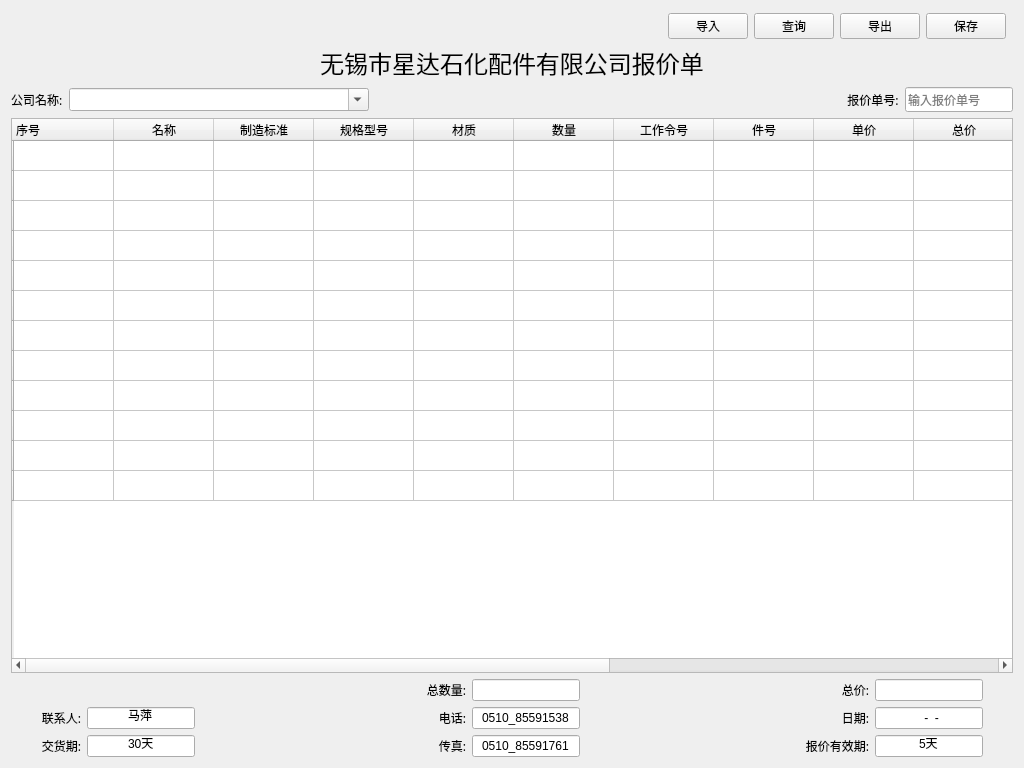
<?xml version="1.0" encoding="UTF-8"?>
<ui version="4.0">
 <class>Fquote</class>
 <widget class="QWidget" name="Fquote">
  <property name="geometry">
   <rect>
    <x>0</x>
    <y>0</y>
    <width>1024</width>
    <height>768</height>
   </rect>
  </property>
  <property name="windowTitle">
   <string>报价单</string>
  </property>
  <property name="layoutDirection">
   <enum>Qt::LeftToRight</enum>
  </property>
  <layout class="QGridLayout" name="gridLayout_2">
   <item row="0" column="0">
    <layout class="QVBoxLayout" name="verticalLayout">
     <item>
      <layout class="QHBoxLayout" name="horizontalLayout">
       <property name="topMargin">
        <number>2</number>
       </property>
       <property name="rightMargin">
        <number>7</number>
       </property>
       <item>
        <spacer name="horizontalSpacer">
         <property name="orientation">
          <enum>Qt::Horizontal</enum>
         </property>
         <property name="sizeHint" stdset="0">
          <size>
           <width>678</width>
           <height>20</height>
          </size>
         </property>
        </spacer>
       </item>
       <item>
        <widget class="QPushButton" name="PBnew">
         <property name="text">
          <string>导入</string>
         </property>
         <property name="icon">
          <iconset resource="../erp.qrc">
           <normaloff>:/png/images/add.png</normaloff>:/png/images/add.png</iconset>
         </property>
        </widget>
       </item>
       <item>
        <widget class="QPushButton" name="PBquery">
         <property name="text">
          <string>查询</string>
         </property>
         <property name="icon">
          <iconset resource="../erp.qrc">
           <normaloff>:/png/images/file_manager.png</normaloff>:/png/images/file_manager.png</iconset>
         </property>
        </widget>
       </item>
       <item>
        <widget class="QPushButton" name="PBexport">
         <property name="text">
          <string>导出</string>
         </property>
         <property name="icon">
          <iconset resource="../erp.qrc">
           <normaloff>:/png/images/export.png</normaloff>:/png/images/export.png</iconset>
         </property>
        </widget>
       </item>
       <item>
        <widget class="QPushButton" name="PBsave">
         <property name="text">
          <string>保存</string>
         </property>
         <property name="icon">
          <iconset resource="../erp.qrc">
           <normaloff>:/png/images/save.ico</normaloff>:/png/images/save.ico</iconset>
         </property>
        </widget>
       </item>
      </layout>
     </item>
     <item>
      <widget class="QLabel" name="label">
       <property name="font">
        <font>
         <family>微软雅黑</family>
         <pointsize>18</pointsize>
        </font>
       </property>
       <property name="text">
        <string>无锡市星达石化配件有限公司报价单</string>
       </property>
       <property name="alignment">
        <set>Qt::AlignCenter</set>
       </property>
      </widget>
     </item>
     <item>
      <layout class="QHBoxLayout" name="horizontalLayout_2" stretch="0,0,3,0,0">
       <item>
        <widget class="QLabel" name="label_11">
         <property name="font">
          <font>
           <family>微软雅黑</family>
           <pointsize>9</pointsize>
          </font>
         </property>
         <property name="text">
          <string>公司名称:</string>
         </property>
        </widget>
       </item>
       <item>
        <widget class="QComboBox" name="CBcorporate">
         <property name="minimumSize">
          <size>
           <width>300</width>
           <height>0</height>
          </size>
         </property>
         <property name="font">
          <font>
           <family>Arial</family>
           <pointsize>10</pointsize>
          </font>
         </property>
         <property name="editable">
          <bool>true</bool>
         </property>
         <property name="currentText">
          <string/>
         </property>
        </widget>
       </item>
       <item>
        <spacer name="horizontalSpacer_2">
         <property name="orientation">
          <enum>Qt::Horizontal</enum>
         </property>
         <property name="sizeHint" stdset="0">
          <size>
           <width>300</width>
           <height>20</height>
          </size>
         </property>
        </spacer>
       </item>
       <item>
        <widget class="QLabel" name="label_12">
         <property name="font">
          <font>
           <family>微软雅黑</family>
           <pointsize>9</pointsize>
          </font>
         </property>
         <property name="text">
          <string>报价单号:</string>
         </property>
         <property name="alignment">
          <set>Qt::AlignCenter</set>
         </property>
        </widget>
       </item>
       <item>
        <widget class="QLineEdit" name="quotationNo">
         <property name="font">
          <font>
           <family>微软雅黑</family>
           <pointsize>9</pointsize>
          </font>
         </property>
         <property name="toolTip">
          <string>报价单号</string>
         </property>
         <property name="statusTip">
          <string/>
         </property>
         <property name="frame">
          <bool>true</bool>
         </property>
         <property name="alignment">
          <set>Qt::AlignLeading|Qt::AlignLeft|Qt::AlignVCenter</set>
         </property>
         <property name="placeholderText">
          <string>输入报价单号</string>
         </property>
         <property name="clearButtonEnabled">
          <bool>true</bool>
         </property>
        </widget>
       </item>
      </layout>
     </item>
    </layout>
   </item>
   <item row="1" column="0">
    <widget class="QTableWidget" name="TWquote">
     <property name="contextMenuPolicy">
      <enum>Qt::CustomContextMenu</enum>
     </property>
     <property name="editTriggers">
      <set>QAbstractItemView::AnyKeyPressed|QAbstractItemView::DoubleClicked|QAbstractItemView::EditKeyPressed|QAbstractItemView::SelectedClicked</set>
     </property>
     <property name="showGrid">
      <bool>true</bool>
     </property>
     <row>
      <property name="text">
       <string/>
      </property>
     </row>
     <row>
      <property name="text">
       <string/>
      </property>
     </row>
     <row>
      <property name="text">
       <string/>
      </property>
     </row>
     <row>
      <property name="text">
       <string/>
      </property>
     </row>
     <row>
      <property name="text">
       <string/>
      </property>
     </row>
     <row>
      <property name="text">
       <string/>
      </property>
     </row>
     <row>
      <property name="text">
       <string/>
      </property>
     </row>
     <row>
      <property name="text">
       <string/>
      </property>
     </row>
     <row>
      <property name="text">
       <string/>
      </property>
     </row>
     <row>
      <property name="text">
       <string/>
      </property>
     </row>
     <row>
      <property name="text">
       <string/>
      </property>
     </row>
     <row>
      <property name="text">
       <string/>
      </property>
     </row>
     <column>
      <property name="text">
       <string>序号</string>
      </property>
      <property name="textAlignment">
       <set>AlignLeading|AlignVCenter</set>
      </property>
     </column>
     <column>
      <property name="text">
       <string>名称</string>
      </property>
     </column>
     <column>
      <property name="text">
       <string>制造标准</string>
      </property>
     </column>
     <column>
      <property name="text">
       <string>规格型号</string>
      </property>
     </column>
     <column>
      <property name="text">
       <string>材质</string>
      </property>
     </column>
     <column>
      <property name="text">
       <string>数量</string>
      </property>
     </column>
     <column>
      <property name="text">
       <string>工作令号</string>
      </property>
     </column>
     <column>
      <property name="text">
       <string>件号</string>
      </property>
     </column>
     <column>
      <property name="text">
       <string>单价</string>
      </property>
     </column>
     <column>
      <property name="text">
       <string>总价</string>
      </property>
     </column>
     <column>
      <property name="text">
       <string>单重</string>
      </property>
     </column>
     <column>
      <property name="text">
       <string>公斤价</string>
      </property>
     </column>
     <column>
      <property name="text">
       <string>加工费</string>
      </property>
     </column>
     <column>
      <property name="text">
       <string>其他费用</string>
      </property>
     </column>
     <column>
      <property name="text">
       <string>备注</string>
      </property>
     </column>
    </widget>
   </item>
   <item row="2" column="0">
    <layout class="QGridLayout" name="gridLayout" columnstretch="0,0,1,1,0,0,2,0,0">
     <property name="leftMargin">
      <number>30</number>
     </property>
     <property name="rightMargin">
      <number>30</number>
     </property>
     <item row="1" column="5">
      <widget class="QLineEdit" name="lineEdit_5">
       <property name="inputMask">
        <string>0000_00000000</string>
       </property>
       <property name="text">
        <string>0510_85591538</string>
       </property>
       <property name="alignment">
        <set>Qt::AlignCenter</set>
       </property>
      </widget>
     </item>
     <item row="0" column="5">
      <widget class="QLineEdit" name="total_quantity">
       <property name="alignment">
        <set>Qt::AlignCenter</set>
       </property>
      </widget>
     </item>
     <item row="2" column="4">
      <widget class="QLabel" name="label_7">
       <property name="font">
        <font>
         <family>微软雅黑</family>
        </font>
       </property>
       <property name="text">
        <string>传真:</string>
       </property>
       <property name="alignment">
        <set>Qt::AlignRight|Qt::AlignTrailing|Qt::AlignVCenter</set>
       </property>
       <property name="buddy">
        <cstring>lineEdit_6</cstring>
       </property>
      </widget>
     </item>
     <item row="0" column="4">
      <widget class="QLabel" name="label_3">
       <property name="font">
        <font>
         <family>微软雅黑</family>
        </font>
       </property>
       <property name="text">
        <string>总数量:</string>
       </property>
       <property name="alignment">
        <set>Qt::AlignRight|Qt::AlignTrailing|Qt::AlignVCenter</set>
       </property>
       <property name="buddy">
        <cstring>total_quantity</cstring>
       </property>
      </widget>
     </item>
     <item row="1" column="6">
      <spacer name="horizontalSpacer_5">
       <property name="orientation">
        <enum>Qt::Horizontal</enum>
       </property>
       <property name="sizeHint" stdset="0">
        <size>
         <width>108</width>
         <height>20</height>
        </size>
       </property>
      </spacer>
     </item>
     <item row="2" column="0">
      <widget class="QLabel" name="label_9">
       <property name="font">
        <font>
         <family>微软雅黑</family>
        </font>
       </property>
       <property name="text">
        <string>交货期:</string>
       </property>
       <property name="alignment">
        <set>Qt::AlignRight|Qt::AlignTrailing|Qt::AlignVCenter</set>
       </property>
       <property name="buddy">
        <cstring>lineEdit_8</cstring>
       </property>
      </widget>
     </item>
     <item row="1" column="0">
      <widget class="QLabel" name="label_5">
       <property name="font">
        <font>
         <family>微软雅黑</family>
        </font>
       </property>
       <property name="text">
        <string>联系人:</string>
       </property>
       <property name="alignment">
        <set>Qt::AlignRight|Qt::AlignTrailing|Qt::AlignVCenter</set>
       </property>
       <property name="buddy">
        <cstring>contact</cstring>
       </property>
      </widget>
     </item>
     <item row="1" column="4">
      <widget class="QLabel" name="label_6">
       <property name="font">
        <font>
         <family>微软雅黑</family>
        </font>
       </property>
       <property name="text">
        <string>电话:</string>
       </property>
       <property name="alignment">
        <set>Qt::AlignRight|Qt::AlignTrailing|Qt::AlignVCenter</set>
       </property>
       <property name="buddy">
        <cstring>lineEdit_5</cstring>
       </property>
      </widget>
     </item>
     <item row="2" column="2" colspan="2">
      <spacer name="horizontalSpacer_4">
       <property name="orientation">
        <enum>Qt::Horizontal</enum>
       </property>
       <property name="sizeHint" stdset="0">
        <size>
         <width>218</width>
         <height>20</height>
        </size>
       </property>
      </spacer>
     </item>
     <item row="0" column="6">
      <spacer name="horizontalSpacer_7">
       <property name="orientation">
        <enum>Qt::Horizontal</enum>
       </property>
       <property name="sizeHint" stdset="0">
        <size>
         <width>108</width>
         <height>20</height>
        </size>
       </property>
      </spacer>
     </item>
     <item row="2" column="5">
      <widget class="QLineEdit" name="lineEdit_6">
       <property name="inputMask">
        <string>0000_00000000</string>
       </property>
       <property name="text">
        <string>0510_85591761</string>
       </property>
       <property name="alignment">
        <set>Qt::AlignCenter</set>
       </property>
      </widget>
     </item>
     <item row="0" column="8">
      <widget class="QLineEdit" name="total_price">
       <property name="alignment">
        <set>Qt::AlignCenter</set>
       </property>
      </widget>
     </item>
     <item row="1" column="2" colspan="2">
      <spacer name="horizontalSpacer_3">
       <property name="orientation">
        <enum>Qt::Horizontal</enum>
       </property>
       <property name="sizeHint" stdset="0">
        <size>
         <width>218</width>
         <height>20</height>
        </size>
       </property>
      </spacer>
     </item>
     <item row="2" column="7">
      <widget class="QLabel" name="label_10">
       <property name="font">
        <font>
         <family>微软雅黑</family>
        </font>
       </property>
       <property name="toolTip">
        <string>报价有效期</string>
       </property>
       <property name="text">
        <string>报价有效期:</string>
       </property>
       <property name="alignment">
        <set>Qt::AlignRight|Qt::AlignTrailing|Qt::AlignVCenter</set>
       </property>
       <property name="buddy">
        <cstring>lineEdit_9</cstring>
       </property>
      </widget>
     </item>
     <item row="1" column="7">
      <widget class="QLabel" name="label_8">
       <property name="font">
        <font>
         <family>微软雅黑</family>
        </font>
       </property>
       <property name="text">
        <string>日期:</string>
       </property>
       <property name="alignment">
        <set>Qt::AlignRight|Qt::AlignTrailing|Qt::AlignVCenter</set>
       </property>
      </widget>
     </item>
     <item row="2" column="6">
      <spacer name="horizontalSpacer_6">
       <property name="orientation">
        <enum>Qt::Horizontal</enum>
       </property>
       <property name="sizeHint" stdset="0">
        <size>
         <width>108</width>
         <height>20</height>
        </size>
       </property>
      </spacer>
     </item>
     <item row="0" column="0" colspan="4">
      <spacer name="horizontalSpacer_8">
       <property name="orientation">
        <enum>Qt::Horizontal</enum>
       </property>
       <property name="sizeHint" stdset="0">
        <size>
         <width>40</width>
         <height>20</height>
        </size>
       </property>
      </spacer>
     </item>
     <item row="1" column="1">
      <widget class="QLineEdit" name="contact">
       <property name="text">
        <string>马萍</string>
       </property>
       <property name="alignment">
        <set>Qt::AlignCenter</set>
       </property>
      </widget>
     </item>
     <item row="2" column="1">
      <widget class="QLineEdit" name="lineEdit_8">
       <property name="text">
        <string>30天</string>
       </property>
       <property name="alignment">
        <set>Qt::AlignCenter</set>
       </property>
      </widget>
     </item>
     <item row="0" column="7">
      <widget class="QLabel" name="label_4">
       <property name="font">
        <font>
         <family>微软雅黑</family>
        </font>
       </property>
       <property name="text">
        <string>总价:</string>
       </property>
       <property name="alignment">
        <set>Qt::AlignRight|Qt::AlignTrailing|Qt::AlignVCenter</set>
       </property>
       <property name="buddy">
        <cstring>total_price</cstring>
       </property>
      </widget>
     </item>
     <item row="2" column="8">
      <widget class="QLineEdit" name="lineEdit_9">
       <property name="text">
        <string>5天</string>
       </property>
       <property name="alignment">
        <set>Qt::AlignCenter</set>
       </property>
      </widget>
     </item>
     <item row="1" column="8">
      <widget class="QLineEdit" name="quotedate">
       <property name="inputMask">
        <string>0000-00-00</string>
       </property>
       <property name="alignment">
        <set>Qt::AlignCenter</set>
       </property>
      </widget>
     </item>
    </layout>
   </item>
  </layout>
 </widget>
 <resources>
  <include location="../erp.qrc"/>
 </resources>
 <connections/>
</ui>
